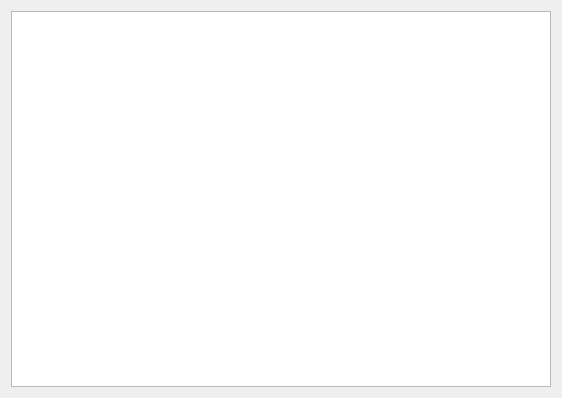
<?xml version="1.0" encoding="UTF-8"?>
<ui version="4.0">
 <class>Widget</class>
 <widget class="QWidget" name="Widget">
  <property name="geometry">
   <rect>
    <x>0</x>
    <y>0</y>
    <width>562</width>
    <height>398</height>
   </rect>
  </property>
  <property name="windowTitle">
   <string>Widget</string>
  </property>
  <layout class="QVBoxLayout" name="verticalLayout">
   <item>
    <widget class="QTableWidget" name="tableWidget"/>
   </item>
  </layout>
 </widget>
 <resources/>
 <connections/>
</ui>
